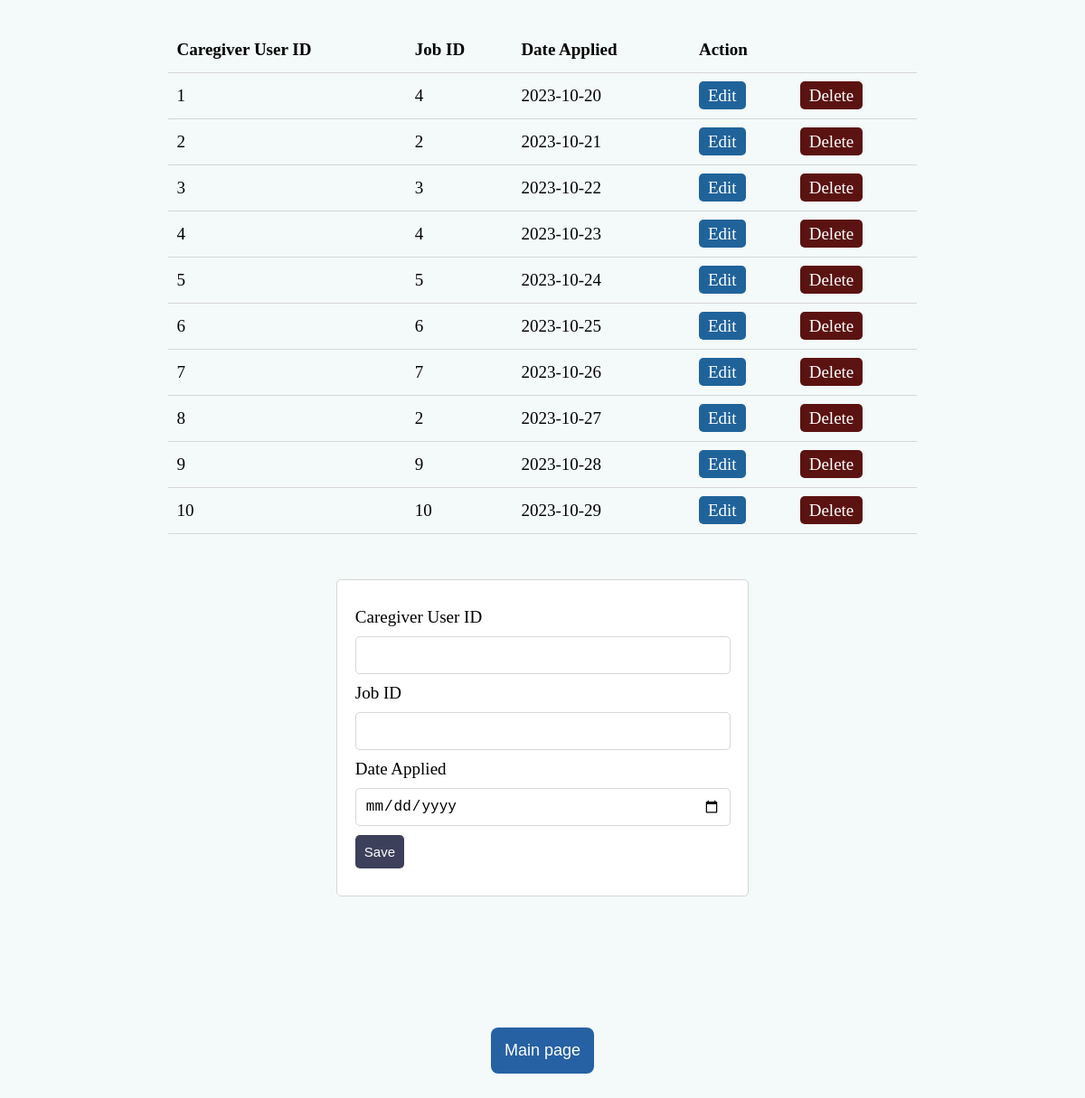
The app's page /create_job_application.php with its own data.
### tables this page shows
CREATE TABLE JOB_APPLICATION (
    caregiver_user_id INT NOT NULL,
    job_id INT NOT NULL,
    date_applied DATE NOT NULL,
    FOREIGN KEY (caregiver_user_id) REFERENCES CAREGIVER(caregiver_user_id)
    ON DELETE CASCADE
    ON UPDATE CASCADE,
    FOREIGN KEY (job_id) REFERENCES JOB(job_id) 
    ON DELETE CASCADE
    ON UPDATE CASCADE,
    PRIMARY KEY (caregiver_user_id, job_id)
);

### server.php (called while the page is built, shortened)
<?php
        $job_id = "";
        $date_applied = "";
        $edit_state5= false;
        $caregiver_user_id= "";
        $db = mysqli_connect('localhost', 'root','Database.123', 'caregivers');
        $results5 = mysqli_query($db, "SELECT * FROM JOB_APPLICATION");
?>

### create_job_application.php (the view, shortened to what this page needs)
<?php  include('server.php');
?>
<!DOCTYPE html>
<html>
<head>
        <link rel="stylesheet" type="text/css" href="styles.css">
</head>
<body>
    <table>
        <thead>
            <tr>
                <th>Caregiver User ID</th>
                <th>Job ID</th>
                <th>Date Applied</th>
                <th colspan="2">Action</th>
            </tr>
        </thead>
        <tbody>
            <?php while ($row = mysqli_fetch_array($results5)) { ?>
                <tr>
                    <td><?php echo $row['caregiver_user_id']; ?></td>
                    <td><?php echo $row['job_id']; ?></td>
                    <td><?php echo $row['date_applied']; ?></td>
                    <td>
                        <a class="edit_btn" href="create_job_application.php?edit5=<?php echo $row['caregiver_user_id']; ?>">Edit</a>
                    </td>
                    <td>
                        <a class="del_btn" href="server.php?del5=<?php echo $row['caregiver_user_id']; ?>">Delete</a>
                    </td>
                </tr>
            <?php } ?>
        </tbody>
    </table>
    <form method="post" action="server.php">
        <div class="input-group">
            <label>Caregiver User ID</label>
            <input type="text" name="caregiver_user_id" value="<?php echo $caregiver_user_id; ?>">
        </div>
        <div class="input-group">
            <label>Job ID</label>
            <input type="text" name="job_id" value="<?php echo $job_id; ?>">
        </div>
        <div class="input-group">
            <label>Date Applied</label>
            <input type="date" name="date_applied" value="<?php echo $date_applied; ?>">
        </div>
        <div class="input-group">
            <?php if ($edit_state5 == false) : ?>
                <button type="submit" name="save5" class="btn">Save</button>
            <?php else : ?>
                <button type="submit" name="update5" class="btn">Update</button>
            <?php endif ?>
        </div>
    </form>
    <div class="center-container-user">
        <button class="btn main-page-button" onclick="location.href='index.php'">Main page</button>
    </div>
</body>
</html>

### styles.css (style rules this page uses)
body { font-size: 19px; background-color: #f4f9f9; }
table { width: 70%; margin: 30px auto; border-collapse: collapse; text-align: left; }
tr { border-bottom: 1px solid #d6d6d6; }
th, td { border: none; height: 30px; padding: 10px; }
form { width: 35%; margin: 50px auto; text-align: left; padding: 20px; border: 1px solid #d6d6d6; border-radius: 5px; background-color: #ffffff; }
.input-group { margin: 10px 0px; }
.input-group label { display: block; text-align: left; margin: 10px 0; }
.input-group input { height: 20px; width: 95%; padding: 10px; font-size: 16px; border-radius: 5px; border: 1px solid #d6d6d6; }
.btn { padding: 10px; font-size: 15px; color: white; background: #3D405B; border: none; border-radius: 5px; }
.edit_btn { text-decoration: none; padding: 5px 10px; background: #20639B; color: white; border-radius: 5px; }
.del_btn { text-decoration: none; padding: 5px 10px; color: white; border-radius: 5px; background: #5b1311; }
.register-button, .secondary-button, .main-page-button { padding: 15px; font-size: 18px; border: none; border-radius: 8px; cursor: pointer; transition: background-color 0.3s ease; }
.main-page-button { background: #2661a4; color: #fff; }
.center-container-user { display: flex; flex-direction: column; align-items: center; justify-content: center; height: 30vh; }

### records on screen
job_application: caregiver_user "1", job "4", date_applied "2023-10-20"
job_application: caregiver_user "2", job "2", date_applied "2023-10-21"
job_application: caregiver_user "3", job "3", date_applied "2023-10-22"
job_application: caregiver_user "4", job "4", date_applied "2023-10-23"
job_application: caregiver_user "5", job "5", date_applied "2023-10-24"
job_application: caregiver_user "6", job "6", date_applied "2023-10-25"
job_application: caregiver_user "7", job "7", date_applied "2023-10-26"
job_application: caregiver_user "8", job "2", date_applied "2023-10-27"
job_application: caregiver_user "9", job "9", date_applied "2023-10-28"
job_application: caregiver_user "10", job "10", date_applied "2023-10-29"
